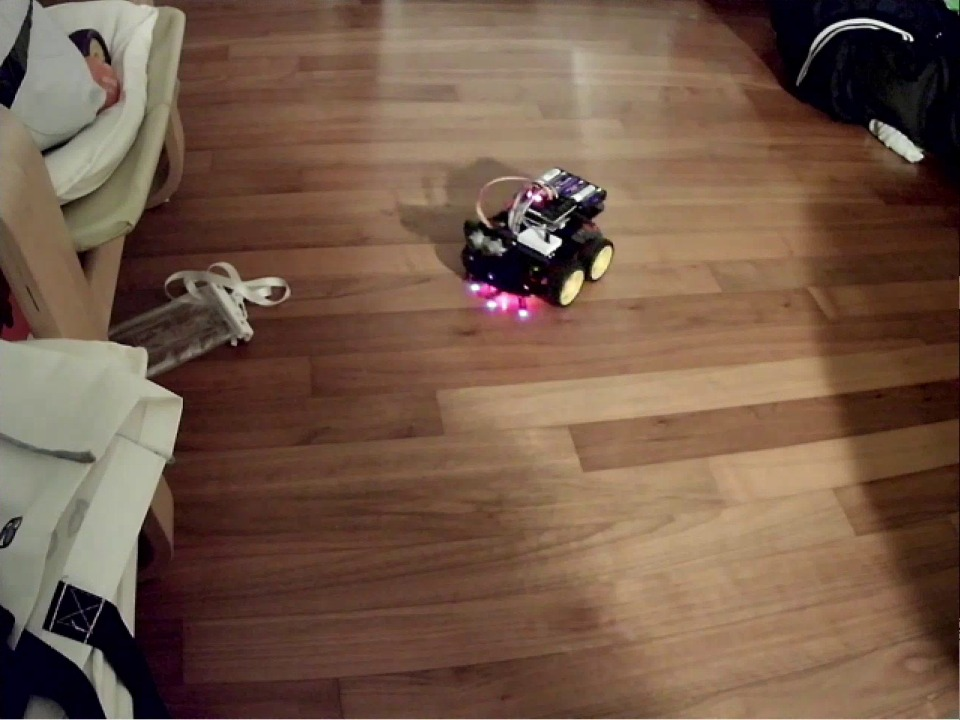
#> input picture images/test/h13_video01_001968.jpg, 960 x 720 px; its folder holds only this picture in this run
$ python label_h13.py
#> lines starting #> are read from the running program, lines starting #| are printed output that depends on the picture
#!/usr/bin/env python3
"""Simple one-class YOLO bounding-box labeler for the H-13 dataset.

Controls in the OpenCV ROI window:
- Drag a rectangle around the entire smart car.
- ENTER or SPACE: confirm the box.
- C: cancel the current selection. The terminal then asks whether the image
  contains no robot, should be retried, or labeling should stop.

The script resumes automatically by skipping images that already have a
matching .txt label file. Use --redo to label every image again.
"""

from __future__ import annotations

import argparse
from pathlib import Path
import sys

import cv2

CLASS_ID = 0
CLASS_NAME = "h13_smartcar"
SPLITS = ("train", "val", "test")
IMAGE_EXTENSIONS = {".jpg", ".jpeg", ".png", ".bmp", ".webp"}
MAX_DISPLAY_WIDTH = 1200
MAX_DISPLAY_HEIGHT = 800


def parse_args() -> argparse.Namespace:
    parser = argparse.ArgumentParser(description="Label H-13 smart-car images in YOLO format.")
    parser.add_argument(
        "--dataset",
        type=Path,
        default=Path(__file__).resolve().parent,
        help="Dataset root containing images/ and labels/ (default: script directory).",
    )
    parser.add_argument(
        "--redo",
        action="store_true",
        help="Relabel images even when a label file already exists.",
    )
    return parser.parse_args()


def collect_images(dataset_root: Path) -> list[tuple[str, Path, Path]]:
    items: list[tuple[str, Path, Path]] = []
    for split in SPLITS:
        image_dir = dataset_root / "images" / split
        label_dir = dataset_root / "labels" / split
        label_dir.mkdir(parents=True, exist_ok=True)
        if not image_dir.is_dir():
            continue
        for image_path in sorted(image_dir.iterdir()):
            if image_path.suffix.lower() not in IMAGE_EXTENSIONS:
                continue
            label_path = label_dir / f"{image_path.stem}.txt"
            items.append((split, image_path, label_path))
    return items


def resize_for_display(image):
    height, width = image.shape[:2]
    scale = min(MAX_DISPLAY_WIDTH / width, MAX_DISPLAY_HEIGHT / height, 1.0)
    if scale == 1.0:
        return image.copy(), scale
    resized = cv2.resize(
        image,
        (max(1, round(width * scale)), max(1, round(height * scale))),
        interpolation=cv2.INTER_AREA,
    )
    return resized, scale


def save_yolo_box(label_path: Path, box: tuple[float, float, float, float], image_shape) -> None:
    x, y, width, height = box
    image_height, image_width = image_shape[:2]

    x = max(0.0, min(x, image_width - 1.0))
    y = max(0.0, min(y, image_height - 1.0))
    width = max(1.0, min(width, image_width - x))
    height = max(1.0, min(height, image_height - y))

    center_x = (x + width / 2.0) / image_width
    center_y = (y + height / 2.0) / image_height
    norm_width = width / image_width
    norm_height = height / image_height

    label_path.write_text(
        f"{CLASS_ID} {center_x:.6f} {center_y:.6f} {norm_width:.6f} {norm_height:.6f}\n",
        encoding="utf-8",
    )


def save_empty_label(label_path: Path) -> None:
    label_path.write_text("", encoding="utf-8")


def main() -> int:
    args = parse_args()
    dataset_root = args.dataset.expanduser().resolve()
    items = collect_images(dataset_root)

    if not items:
        print(f"No images found under: {dataset_root / 'images'}")
        return 1

    pending = [item for item in items if args.redo or not item[2].exists()]
    done_count = len(items) - len(pending)

    print(f"Dataset: {dataset_root}")
    print(f"Class: {CLASS_NAME} (id={CLASS_ID})")
    print(f"Total images: {len(items)}")
    print(f"Already labeled: {done_count}")
    print(f"Remaining: {len(pending)}")
    print()
    print("For each image:")
    print("  1) Drag one box around the entire robot.")
    print("  2) Press ENTER or SPACE to save.")
    print("  3) Press C to cancel, then choose retry/no-robot/quit in the terminal.")
    print()

    if not pending:
        print("All images already have label files. Use --redo to relabel them.")
        return 0

    window_name = "H13 YOLO Labeling"
    saved_this_run = 0

    try:
        for index, (split, image_path, label_path) in enumerate(pending, start=1):
            image = cv2.imread(str(image_path))
#> image is the input picture: shape (720, 960, 3); mean B, G, R 72.1, 89.5, 115.7
            if image is None:
                print(f"Could not read image, skipping: {image_path}")
                continue

            while True:
                display, scale = resize_for_display(image)
                banner = display.copy()
                text = f"{index}/{len(pending)}  {split}/{image_path.name}"
                cv2.rectangle(banner, (0, 0), (banner.shape[1], 42), (0, 0, 0), -1)
                cv2.putText(
                    banner,
                    text,
                    (12, 29),
                    cv2.FONT_HERSHEY_SIMPLEX,
                    0.7,
                    (255, 255, 255),
                    2,
                    cv2.LINE_AA,
                )

                print(f"[{index}/{len(pending)}] {split}/{image_path.name}")
                selected = cv2.selectROI(
                    window_name,
                    banner,
                    showCrosshair=True,
                    fromCenter=False,
                )

                x, y, width, height = selected
                if width > 0 and height > 0:
                    # Prevent the informational banner from becoming part of a box.
                    y = max(float(y), 42.0)
                    height = max(1.0, float(selected[1] + selected[3]) - y)
                    original_box = (
                        float(x) / scale,
                        float(y) / scale,
                        float(width) / scale,
                        float(height) / scale,
                    )
                    save_yolo_box(label_path, original_box, image.shape)
                    saved_this_run += 1
                    break

                choice = input("Selection canceled: [r]etry, [n]o robot, [q]uit: ").strip().lower()
                if choice in {"n", "no"}:
                    save_empty_label(label_path)
                    saved_this_run += 1
                    break
                if choice in {"q", "quit"}:
                    print("Stopped. Run the script again to resume from the next unlabeled image.")
                    return 0
                print("Retrying this image.")
#> this loop made 1 pass
#> scale on pass 1: 1
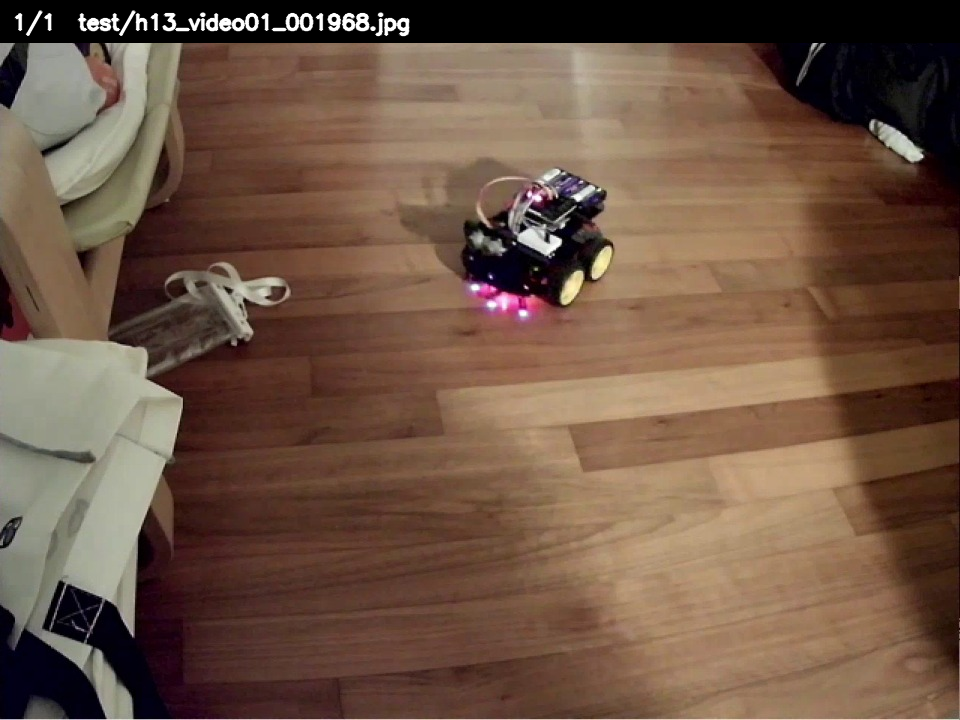
#> banner: shape (720, 960, 3); mean B, G, R 68.7, 85.5, 110.8
#> after the loop, saved_this_run = 0

    finally:
        cv2.destroyAllWindows()

    print()
    print(f"Finished. Label files saved this run: {saved_this_run}")
    print("Next: run `python3 validate_labels.py`.")
    return 0


if __name__ == "__main__":
#> (the run stopped early here; a loop or call above may not have finished)
